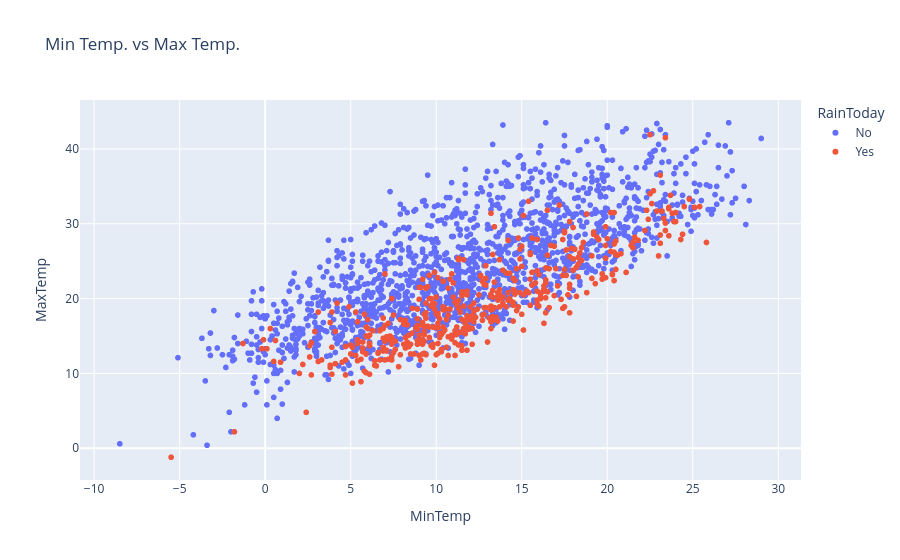

The notebook cell this image was saved under:
### Markdown cell above
#### Temperature distribution

### Code cell
px.scatter(raw_df.sample(2000), title='Min Temp. vs Max Temp.', x='MinTemp', y='MaxTemp', color='RainToday')

### Figure 1 — Plotly figure (JSON) as saved in the notebook; plotly's stock layout.template omitted (floating-point values rounded to 4 significant figures; data arrays with more than 128 entries replaced by an {"elided": "..."} marker saying what was removed)
{"data": [{"hovertemplate": "RainToday=No<br>MinTemp=%{x}<br>MaxTemp=%{y}<extra></extra>", "legendgroup": "No", "marker": {"color": "#636efa", "symbol": "circle"}, "mode": "markers", "name": "No", "showlegend": true, "type": "scattergl", "x": {"elided": "1530 float values"}, "xaxis": "x", "y": {"elided": "1530 float values"}, "yaxis": "y"}, {"hovertemplate": "RainToday=Yes<br>MinTemp=%{x}<br>MaxTemp=%{y}<extra></extra>", "legendgroup": "Yes", "marker": {"color": "#EF553B", "symbol": "circle"}, "mode": "markers", "name": "Yes", "showlegend": true, "type": "scattergl", "x": {"elided": "470 float values"}, "xaxis": "x", "y": {"elided": "470 float values"}, "yaxis": "y"}], "layout": {"legend": {"title": {"text": "RainToday"}, "tracegroupgap": 0}, "title": {"text": "Min Temp. vs Max Temp."}, "xaxis": {"anchor": "y", "domain": [0, 1], "title": {"text": "MinTemp"}}, "yaxis": {"anchor": "x", "domain": [0, 1], "title": {"text": "MaxTemp"}}}}
